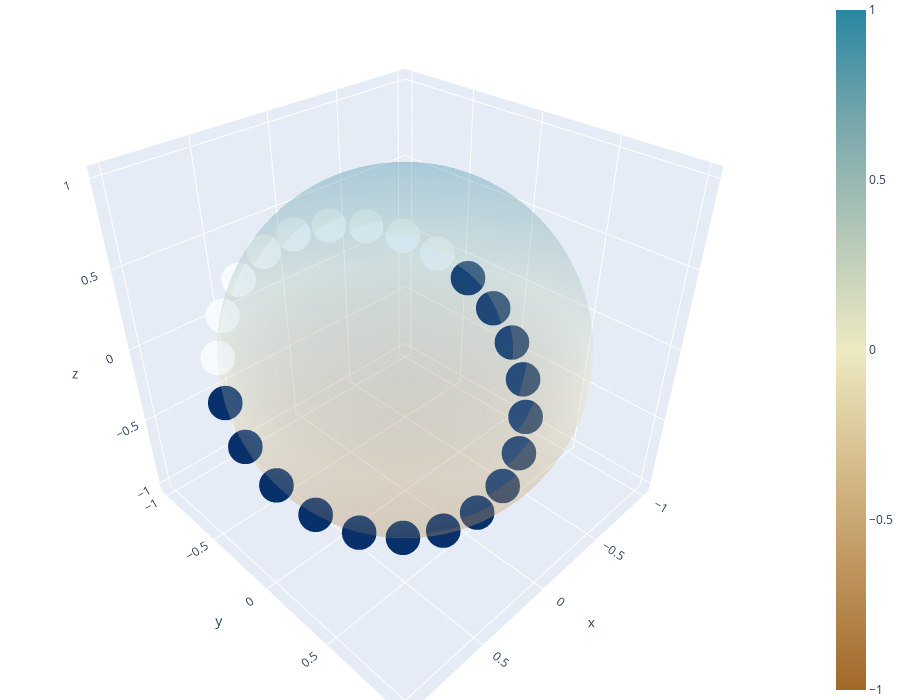

The cell this chart's notebook holds for it:
### Code cell
theta = np.linspace(0,2*np.pi,100)
phi = np.linspace(0,np.pi,100)

clr1 = 'blue'
clr2 = 'lightblue'
lighting_effects = dict(ambient=0.4, diffuse=0.5, roughness=0.9, specular=0.6, fresnel=0.2)
le = dict(ambient=1, diffuse=0.5, roughness=1, specular=0.0, fresnel=1)

x0 = 1 * np.outer(np.cos(theta),np.sin(phi))
y0 = 1 * np.outer(np.sin(theta),np.sin(phi))
z0 = 1 * np.outer(np.ones(100),np.cos(phi))
s = go.Surface(x=x0, y=y0, z=z0, opacity=0.2, colorscale = 'earth',
               lighting=le, 
               lightposition={'x':0,'y':0,'z':10}) # , colorscale=[[0,clr1], [1,clr2]] , colorscale = 'earth'

g = go.Scatter3d(x=orig_df['yy_WW'], y=orig_df['xx_WW'], z=orig_df['zz_WW'], 
                 mode='markers',
                 marker=dict(color=orig_df['widac_WW'], colorscale='blues', reversescale=True, size=12, )
                )

# osie x i y mają odwrotne oznaczenia na wykresie
# plotly.graph_objs.Layout
# , layout={'title':"sample figure", 'xaxis':{'title':{'text':'sads'}}}
# wtf = plotly.graph_objects.layout.XAxis({'title':'ASDFYGI YGN'})
# , layout={'title':"sample figure", 'xaxis':wtf}
fig = go.Figure(data = [s, g])
# fig.update_xaxes(title={'text': 'asdasd', 'font':plotly.graph_objs.layout.xaxis.title.Font('Arial')})
fig.update_layout(height=700, margin={"r":0,"t":0,"l":0,"b":0}, scene_aspectmode='data', )


fig.show()

### Figure 1 — Plotly figure (JSON) as saved in the notebook; plotly's stock layout.template omitted (floating-point values rounded to 4 significant figures; data arrays with more than 128 entries replaced by an {"elided": "..."} marker saying what was removed)
{"data": [{"colorscale": [[0, "rgb(161, 105, 40)"], [0.1667, "rgb(189, 146, 90)"], [0.3333, "rgb(214, 189, 141)"], [0.5, "rgb(237, 234, 194)"], [0.6667, "rgb(181, 200, 184)"], [0.8333, "rgb(121, 167, 172)"], [1, "rgb(40, 135, 161)"]], "lighting": {"ambient": 1, "diffuse": 0.5, "fresnel": 1, "roughness": 1, "specular": 0}, "lightposition": {"x": 0, "y": 0, "z": 10}, "opacity": 0.2, "type": "surface", "x": {"elided": "100x100 float values"}, "y": {"elided": "100x100 float values"}, "z": {"elided": "100x100 float values"}}, {"marker": {"color": [1, 1, 1, 1, 1, 0, 0, 0, 0, 0, 0, 0, 0, 0, 0, 0, 0, 0, 0, 0, 1, 1, 1, 1], "colorscale": [[0, "rgb(247,251,255)"], [0.125, "rgb(222,235,247)"], [0.25, "rgb(198,219,239)"], [0.375, "rgb(158,202,225)"], [0.5, "rgb(107,174,214)"], [0.625, "rgb(66,146,198)"], [0.75, "rgb(33,113,181)"], [0.875, "rgb(8,81,156)"], [1, "rgb(8,48,107)"]], "reversescale": true, "size": 12}, "mode": "markers", "type": "scatter3d", "x": [-0.006491, -0.2548, -0.4856, -0.6831, -0.8339, -0.9275, -0.9575, -0.922, -0.8232, -0.6681, -0.4672, -0.2343, 0.01473, 0.2627, 0.4927, 0.6889, 0.8379, 0.9295, 0.9574, 0.9197, 0.819, 0.6622, 0.46, 0.2263], "y": [-0.9334, -0.9061, -0.8289, -0.7069, -0.5486, -0.3648, -0.1681, 0.02805, 0.2102, 0.3658, 0.4843, 0.5575, 0.5804, 0.5514, 0.4726, 0.3493, 0.19, 0.005539, -0.1914, -0.3873, -0.5687, -0.7233, -0.8404, -0.912], "z": [0.3588, 0.3376, 0.2778, 0.1833, 0.06059, -0.08183, -0.2343, -0.3862, -0.5273, -0.6479, -0.7397, -0.7965, -0.8142, -0.7918, -0.7307, -0.6352, -0.5117, -0.3688, -0.2162, -0.06443, 0.07616, 0.1959, 0.2867, 0.3422]}], "layout": {"height": 700, "margin": {"b": 0, "l": 0, "r": 0, "t": 0}, "scene": {"aspectmode": "data"}}}
